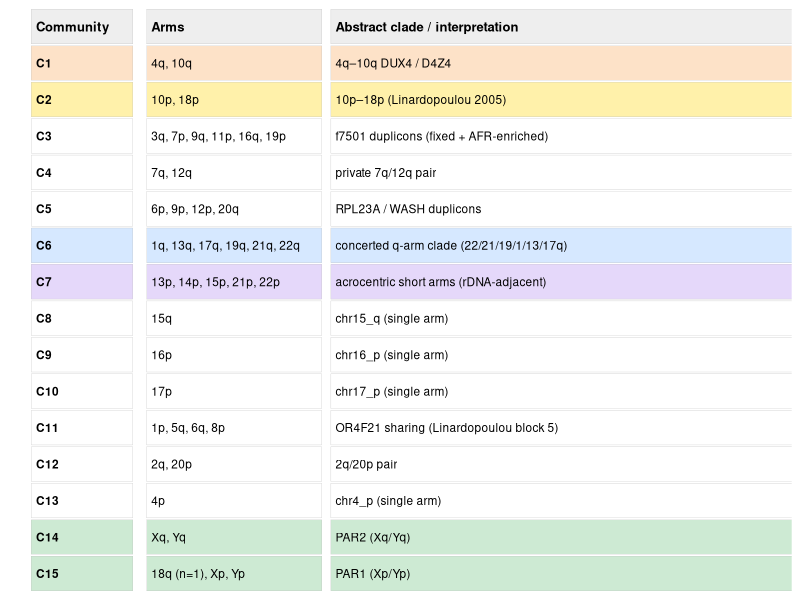
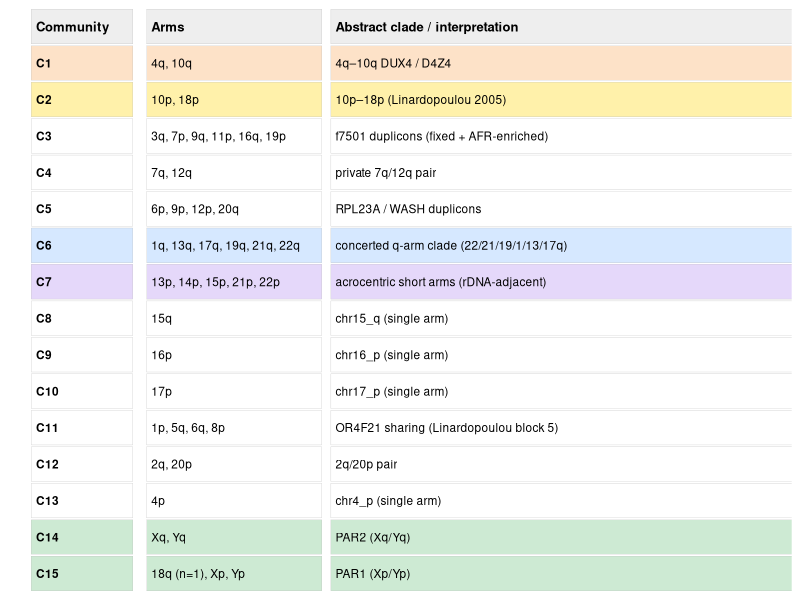

Source code (R) for these figures, in order:
# slide_09_clade_legend.R
# Renders the abstract-anchored legend that replaces the v1 community list on
# the right margin of the PCA scatter. Runs in seconds, no data dependencies,
# pure ggplot2.
library(ggplot2)

leg <- data.frame(
  row   = 15:1,                       # so C1 lands at top of the rendered table
  C     = sprintf("C%d", 1:15),
  arms  = c("4q, 10q",
            "10p, 18p",
            "3q, 7p, 9q, 11p, 16q, 19p",
            "7q, 12q",
            "6p, 9p, 12p, 20q",
            "1q, 13q, 17q, 19q, 21q, 22q",
            "13p, 14p, 15p, 21p, 22p",
            "15q",
            "16p",
            "17p",
            "1p, 5q, 6q, 8p",
            "2q, 20p",
            "4p",
            "Xq, Yq",
            "18q (n=1), Xp, Yp"),
  clade = c("4q–10q DUX4 / D4Z4",
            "10p–18p (Linardopoulou 2005)",
            "f7501 duplicons (fixed + AFR-enriched)",
            "private 7q/12q pair",
            "RPL23A / WASH duplicons",
            "concerted q-arm clade (22/21/19/1/13/17q)",
            "acrocentric short arms (rDNA-adjacent)",
            "chr15_q (single arm)",
            "chr16_p (single arm)",
            "chr17_p (single arm)",
            "OR4F21 sharing (Linardopoulou block 5)",
            "2q/20p pair",
            "chr4_p (single arm)",
            "PAR2 (Xq/Yq)",
            "PAR1 (Xp/Yp)"),
  fill  = c("#FDE2C8","#FFF1AA","#FFFFFF","#FFFFFF","#FFFFFF",   # C1 DUX4, C2 10p18p
            "#D6E8FF","#E5D8FA","#FFFFFF","#FFFFFF","#FFFFFF",   # C6 q-arm, C7 acro
            "#FFFFFF","#FFFFFF","#FFFFFF","#CDEAD3","#CDEAD3"),  # C14 PAR2, C15 PAR1
  stringsAsFactors = FALSE
)

cols <- data.frame(
  x      = c(0.05, 0.30, 0.70),
  width  = c(0.22, 0.38, 1.05),
  field  = c("C","arms","clade"),
  stringsAsFactors = FALSE
)

cells <- do.call(rbind, lapply(seq_len(nrow(cols)), function(j) data.frame(
  x        = cols$x[j] + cols$width[j]/2,
  width    = cols$width[j],
  y        = leg$row,
  text     = leg[[ cols$field[j] ]],
  fill     = leg$fill,
  fontface = ifelse(j == 1, "bold", "plain"),
  stringsAsFactors = FALSE
)))

hdr <- data.frame(
  x        = cols$x + cols$width/2,
  width    = cols$width,
  y        = 16,
  text     = c("Community","Arms","Abstract clade / interpretation"),
  fill     = "#EEEEEE",
  fontface = "bold",
  stringsAsFactors = FALSE
)

p <- ggplot() +
  geom_tile(data = rbind(cells, hdr),
            aes(x = x, y = y, width = width, height = 0.95, fill = I(fill)),
            colour = "grey75") +
  geom_text(data = cells, aes(x = x - width/2 + 0.01, y = y, label = text,
                              fontface = fontface),
            hjust = 0, size = 3.0) +
  geom_text(data = hdr, aes(x = x - width/2 + 0.01, y = y, label = text,
                            fontface = fontface),
            hjust = 0, size = 3.3) +
  coord_cartesian(xlim = c(0, 1.7), ylim = c(0.5, 16.5), expand = FALSE) +
  theme_void() + theme(plot.margin = margin(6, 6, 6, 6))

ggsave("slide_09_clade_legend.pdf", p, width = 8.0, height = 5.5)
ggsave("slide_09_clade_legend.png", p, width = 8.0, height = 5.5, dpi = 200)
